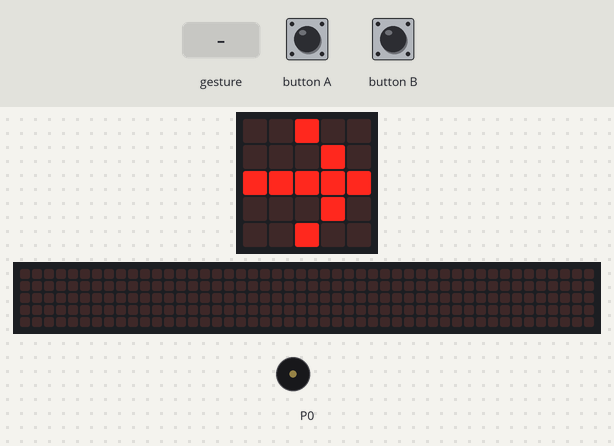
Bench run of a program on a simulated BBC micro:bit (MakeCode). On the bench: the board's 5×5 LED display, a strip that is not on the board, showing the scrolling text unrolled, buzzer (waves = sounding). The test bench sets the inputs (shaded band). A tilt is held for 1.5 s and a shake lasts 1 s, then the board lies face up again; the 48×5 strip is a reading aid, not a part: it shows the text the display is scrolling, unrolled, one strip-width of it at a time.

Above: at 0.9 s.
At 4.5 s:
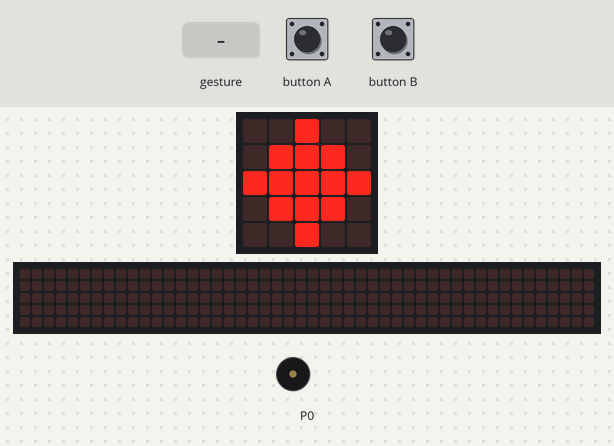
4.6 s: gesture 'shake'
At 6.7 s:
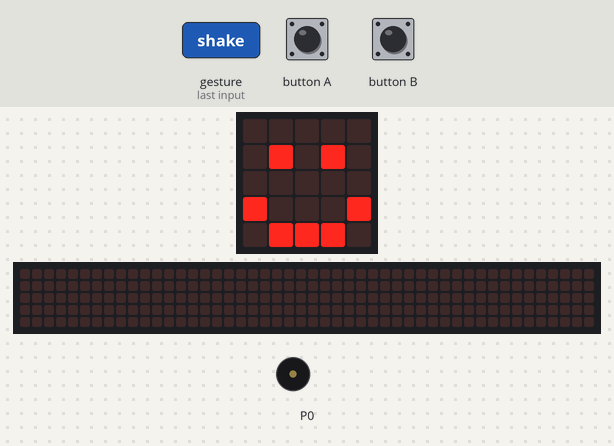
6.8 s: button A pressed for 0.15 s
At 7.48 s:
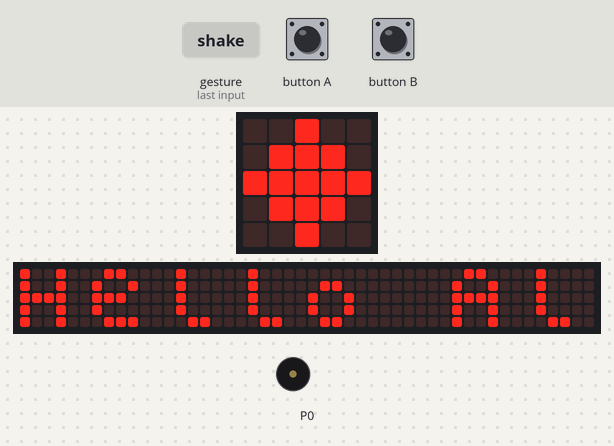
7.5 s: gesture 'shake'
At 17.1 s:
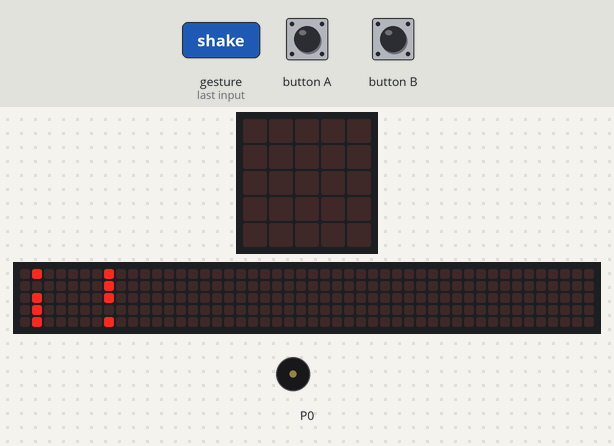
Timing chart, 0 to 18.6 s (numbered marks = the images above; inputs shaded):
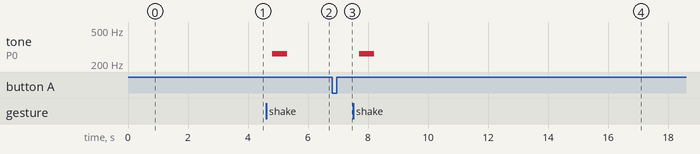

Measured:
- after the input at 4.6 s, tone on P0: silent → 262 Hz after 0.20 s, → silent 0.50 s later; the display: first differs from a run without the input after 0.71 s (image 2 shows a later state)
- after the input at 6.8 s, the display: first differs from a run without the input after 0.61 s (image 3)
- after the input at 7.5 s, tone on P0: silent → 262 Hz after 0.20 s, → silent 0.50 s later
- what the display in image 0 shows lasts 0.8 s, from 0.8 s to 1.6 s

The program:

main.ts
```typescript
input.onButtonPressed(Button.A, function on_button_pressed_a() {
    basic.showString("Hello Ali!")
})
input.onGesture(Gesture.Shake, function on_gesture_shake() {
    music.playTone(262, music.beat(BeatFraction.Whole))
    basic.showIcon(IconNames.Sad)
    basic.pause(500)
    basic.showIcon(IconNames.Happy)
    basic.pause(500)
})
input.onButtonPressed(Button.B, function on_button_pressed_b() {
    basic.showString("Hello Béla!")
})
basic.showArrow(ArrowNames.North)
basic.pause(200)
basic.showArrow(ArrowNames.East)
basic.pause(200)
basic.showArrow(ArrowNames.South)
basic.pause(200)
basic.showArrow(ArrowNames.West)
basic.forever(function on_forever() {
    basic.showLeds(`
        . . # . .
                . # # # .
                # . # . #
                . # # # .
                . . # . .
    `)
    basic.pause(500)
    basic.showLeds(`
        . . # . .
                . # # # .
                # # # # #
                . # # # .
                . . # . .
    `)
    basic.pause(500)
    basic.showLeds(`
        . . # . .
                . . # . .
                # # # # #
                . . # . .
                . . # . .
    `)
    basic.pause(500)
    basic.clearScreen()
    basic.pause(200)
})
```

test.ts
```typescript
// ide kerülnek a tesztek; a rendszer ezt nem kompilálja, ha a csomagot bővítményként használják.
```
